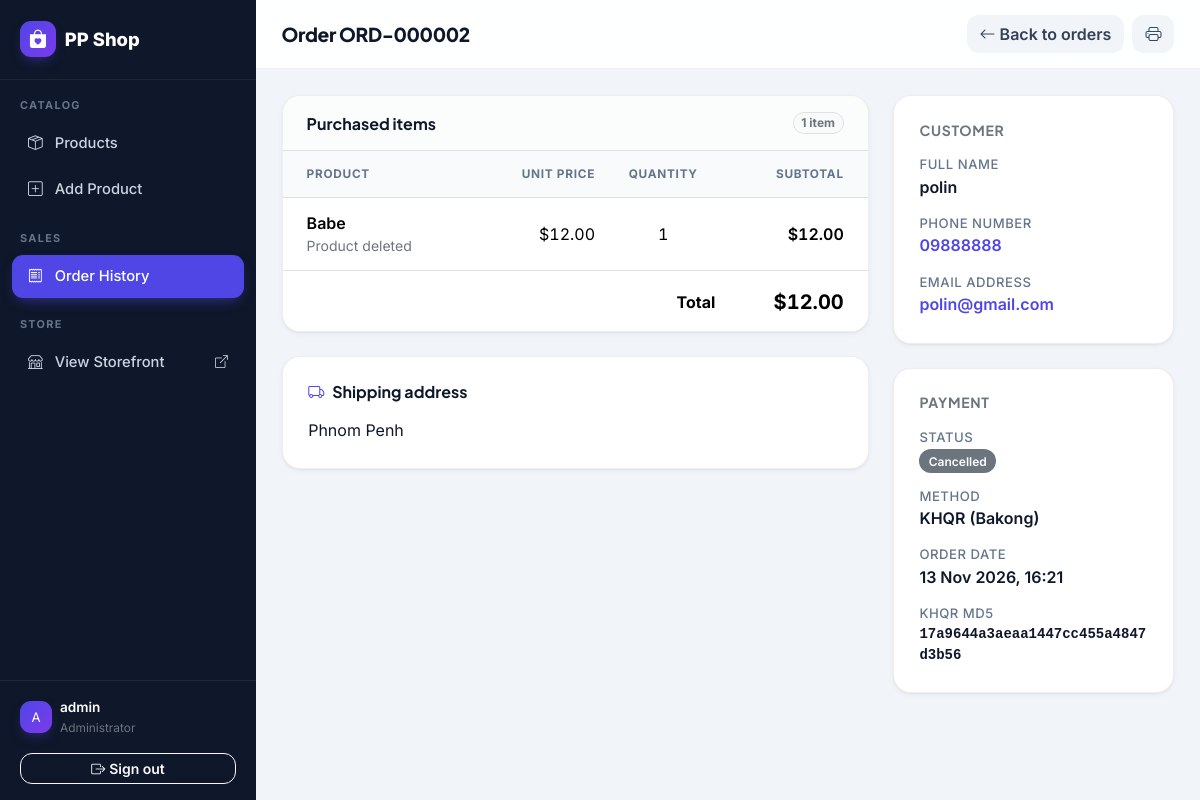
The app's page /admin/orders/2 (signed in) with its own data.
### models/order.py (models this page shows, shortened)
class Order(db.Model):
    __tablename__ = "orders"
    STATUS_PENDING = "PENDING"      # waiting for KHQR payment
    STATUS_PAID = "PAID"            # payment received / confirmed
    STATUS_CANCELLED = "CANCELLED"  # cancelled by customer or admin
    STATUSES = (STATUS_PENDING, STATUS_PAID, STATUS_CANCELLED)
    id = db.Column(db.Integer, primary_key=True)
    public_id = db.Column(db.String(32), unique=True, nullable=False,
                          default=lambda: uuid.uuid4().hex, index=True)
    customer_name = db.Column(db.String(120), nullable=False)
    customer_email = db.Column(db.String(120), nullable=False)
    customer_phone = db.Column(db.String(30), nullable=False)
    shipping_address = db.Column(db.Text, nullable=False)
    total_amount = db.Column(db.Numeric(12, 2), nullable=False)
    currency = db.Column(db.String(3), nullable=False, default="USD")
    status = db.Column(db.String(10), nullable=False, default=STATUS_PENDING, index=True)
    khqr_string = db.Column(db.Text)
    khqr_md5 = db.Column(db.String(32), index=True)
    khqr_expires_at = db.Column(db.DateTime)
    payment_reference = db.Column(db.String(120))  # Bakong hash / note
    created_at = db.Column(db.DateTime, default=_utcnow, index=True)
    paid_at = db.Column(db.DateTime)
    items = db.relationship("OrderItem", back_populates="order",
                            cascade="all, delete-orphan", lazy="selectin")
    @property
    def code(self):
        return f"ORD-{self.id:06d}"
    @property
    def item_count(self):
        return sum(i.quantity for i in self.items)
    @property
    def is_pending(self):
        return self.status == self.STATUS_PENDING
    @property
    def status_badge(self):
        return {
            self.STATUS_PAID: "success",
            self.STATUS_PENDING: "warning",
            self.STATUS_CANCELLED: "secondary",
        }.get(self.status, "secondary")

class OrderItem(db.Model):
    __tablename__ = "order_item"
    id = db.Column(db.Integer, primary_key=True)
    order_id = db.Column(db.Integer, db.ForeignKey("orders.id", ondelete="CASCADE"),
                         nullable=False, index=True)
    product_id = db.Column(db.Integer, db.ForeignKey("product.id", ondelete="SET NULL"),
                           nullable=True)
    product_name = db.Column(db.String(150), nullable=False)
    unit_price = db.Column(db.Numeric(10, 2), nullable=False)
    quantity = db.Column(db.Integer, nullable=False)
    subtotal = db.Column(db.Numeric(12, 2), nullable=False)
    order = db.relationship("Order", back_populates="items")
    product = db.relationship("Product", back_populates="order_items")

### admin/__init__.py (the view)
@admin_bp.route("/orders/<int:order_id>")
@admin_required
def order_detail(order_id):
    order = db.get_or_404(Order, order_id)
    return render_template("admin/order_detail.html", order=order)

### helpers/__init__.py (called while the page is built)
def admin_required(f):
    @functools.wraps(f)
    def decorated(*args, **kwargs):
        if "user_id" not in session:
            flash("Please sign in to access the admin area.", "warning")
            return redirect(url_for("admin.login", next=request.path))
        if session.get("role") != "ADMIN":
            abort(403)
        return f(*args, **kwargs)
    return decorated

def generate_csrf_token():
    token = session.get(CSRF_SESSION_KEY)
    if not token:
        token = secrets.token_urlsafe(32)
        session[CSRF_SESSION_KEY] = token
    return token

def register_csrf(app):
    app.jinja_env.globals["csrf_token"] = generate_csrf_token
    @app.before_request
    def _csrf_protect():
        if request.method in ("POST", "PUT", "PATCH", "DELETE"):
            sent = request.form.get("csrf_token") or request.headers.get("X-CSRF-Token")
            expected = session.get(CSRF_SESSION_KEY)
            if not sent or not expected or not secrets.compare_digest(sent, expected):
                abort(400, description="Your session expired or the form is invalid. Please try again.")

def register_template_filters(app):
    @app.template_filter("money")
    def money(value, currency=None):
        currency = (currency or app.config.get("CURRENCY", "USD")).upper()
        value = Decimal(str(value or 0))
        if currency == "KHR":
            return f"{value:,.0f} ៛"
        return f"${value:,.2f}"
    @app.template_filter("datetime")
    def fmt_datetime(value, fmt="%d %b %Y, %H:%M"):
        if not value:
            return "—"
        if value.tzinfo is None:  # SQLite returns naive UTC datetimes
            value = value.replace(tzinfo=timezone.utc)
        local = timezone(timedelta(hours=app.config.get("DISPLAY_UTC_OFFSET_HOURS", 7)))
        return value.astimezone(local).strftime(fmt)

### helpers/cart.py (called while the page is built)
def _raw():
    return session.get(CART_KEY, {})

def cart_count():
    return sum(_raw().values())

### templates/admin/order_detail.html (shortened to what this page needs)
{% extends "admin/base.html" %}
{% block page_title %}Order {{ order.code }}{% endblock %}
{% block page_actions %}
  <a href="{{ url_for('admin.order_list') }}" class="btn btn-ghost"><i class="bi bi-arrow-left me-1"></i>Back to orders</a>
  <button type="button" class="btn btn-ghost" onclick="window.print()" title="Print order"><i class="bi bi-printer"></i></button>
{% endblock %}
{% block content %}
<div class="row g-4">
  <div class="col-lg-8">
    <div class="surface overflow-hidden">
      <div class="p-3 px-4 border-bottom bg-light bg-opacity-50 d-flex justify-content-between align-items-center">
        <h2 class="h6 fw-bold mb-0">Purchased items</h2>
        <span class="badge rounded-pill text-bg-light border text-secondary">{{ order.item_count }} item{{ '' if order.item_count == 1 else 's' }}</span>
      </div>
      <div class="table-responsive">
        <table class="table admin-table">
          <thead>
            <tr><th class="ps-4">Product</th><th class="text-end">Unit price</th><th class="text-center">Quantity</th><th class="text-end pe-4">Subtotal</th></tr>
          </thead>
          <tbody>
            {% for item in order.items %}
            <tr>
              <td class="ps-4">
                <div class="fw-semibold">{{ item.product_name }}</div>
                <div class="small text-secondary">
                  {% if item.product_id %}<a href="{{ url_for('admin.product_edit', product_id=item.product_id) }}" class="text-decoration-none">Product #{{ item.product_id }}</a>
                  {% else %}Product deleted{% endif %}
                </div>
              </td>
              <td class="text-end tabular-nums">{{ item.unit_price | money(order.currency) }}</td>
              <td class="text-center tabular-nums">{{ item.quantity }}</td>
              <td class="text-end pe-4 fw-semibold tabular-nums">{{ item.subtotal | money(order.currency) }}</td>
            </tr>
            {% endfor %}
          </tbody>
          <tfoot>
            <tr>
              <td colspan="3" class="text-end fw-bold border-0 pt-3">Total</td>
              <td class="text-end pe-4 fw-bold fs-5 border-0 pt-3 tabular-nums">{{ order.total_amount | money(order.currency) }}</td>
            </tr>
          </tfoot>
        </table>
      </div>
    </div>
    <div class="surface surface-pad mt-4">
      <h2 class="h6 fw-bold mb-3"><i class="bi bi-truck me-2 text-brand"></i>Shipping address</h2>
      <p class="mb-0" style="white-space: pre-line">{{ order.shipping_address }}</p>
    </div>
  </div>
  <div class="col-lg-4">
    <div class="surface surface-pad">
      <h2 class="h6 fw-bold text-uppercase text-secondary small mb-3" style="letter-spacing:.05em">Customer</h2>
      <dl class="kv mb-0">
        <dt>Full name</dt><dd>{{ order.customer_name }}</dd>
        <dt>Phone number</dt><dd><a href="tel:{{ order.customer_phone }}" class="text-decoration-none">{{ order.customer_phone }}</a></dd>
        <dt>Email address</dt><dd class="mb-0"><a href="mailto:{{ order.customer_email }}" class="text-decoration-none">{{ order.customer_email }}</a></dd>
      </dl>
    </div>
    <div class="surface surface-pad mt-4">
      <h2 class="h6 fw-bold text-uppercase text-secondary small mb-3" style="letter-spacing:.05em">Payment</h2>
      <dl class="kv mb-0">
        <dt>Status</dt><dd><span class="status-badge text-bg-{{ order.status_badge }}">{{ order.status | title }}</span></dd>
        <dt>Method</dt><dd>KHQR (Bakong)</dd>
        <dt>Order date</dt><dd>{{ order.created_at | datetime }}</dd>
        {% if order.khqr_md5 %}<dt>KHQR MD5</dt><dd class="text-break small font-monospace mb-0">{{ order.khqr_md5 }}</dd>{% endif %}
      </dl>
    </div>
  </div>
</div>
{% endblock %}

### static/css/style.css (style rules this page uses)
:root { --brand: #4f46e5; --brand-600: #4338ca; --brand-700: #3730a3; --brand-50: #eef2ff; --brand-100: #e0e7ff; --accent: #0ea5e9; --ink: #0f172a; --ink-soft: #334155; --muted: #64748b; --line: #e2e8f0; --line-soft: rgba(15, 23, 42, .07); --bg: #f6f7fb; --surface: #ffffff; --card-radius: 18px; --khqr-red: #e1232e; --shadow-xs: 0 1px 2px rgba(15, 23, 42, .04); --shadow-sm: 0 2px 6px -1px rgba(15, 23, 42, .06), 0 1px 2px rgba(15, 23, 42, .04); --shadow-md: 0 14px 32px -12px rgba(15, 23, 42, .16), 0 4px 12px -4px rgba(15, 23, 42, .06); --shadow-lg: 0 24px 48px -16px rgba(15, 23, 42, .22); --ease: cubic-bezier(.22, 1, .36, 1); --bs-primary: var(--brand); --bs-primary-rgb: 79, 70, 229; --bs-link-color: var(--brand); --bs-link-color-rgb: 79, 70, 229; --bs-link-hover-color: var(--brand-600); }
html, body { height: 100%; }
html { scroll-behavior: smooth; }
body { font-family: "Inter", system-ui, -apple-system, "Segoe UI", Roboto, sans-serif; background: var(--bg); color: var(--ink); display: flex; flex-direction: column; line-height: 1.55; -webkit-font-smoothing: antialiased; }
h1, h2, h3, h4, .navbar-brand, .section-title, .price, .stat-value { font-family: "Plus Jakarta Sans", "Inter", system-ui, sans-serif; }
.price, .countdown, .tabular-nums { font-variant-numeric: tabular-nums; }
.btn { border-radius: 12px; font-weight: 600; transition: transform .15s var(--ease), background-color .18s ease, box-shadow .18s ease, border-color .18s ease, color .18s ease; }
.btn-ghost { background: #f1f5f9; color: var(--ink-soft); border: 1px solid transparent; }
.text-brand { color: var(--brand) !important; }
.surface { background: var(--surface); border: 1px solid var(--line-soft); border-radius: var(--card-radius); box-shadow: var(--shadow-sm); }
.surface-pad { padding: 1.6rem; }
.kv dt { color: var(--muted); font-weight: 500; font-size: .82rem; text-transform: uppercase; letter-spacing: .04em; }
.kv dd { font-weight: 600; margin-bottom: .85rem; }
.admin-body { background: #f1f5f9; }
.admin-table { margin: 0; }
.admin-table thead th { background: #f8fafc; font-size: .74rem; text-transform: uppercase; letter-spacing: .06em; color: var(--muted); font-weight: 700; white-space: nowrap; padding-top: .85rem; padding-bottom: .85rem; }
.admin-table td { vertical-align: middle; padding-top: .8rem; padding-bottom: .8rem; }
.admin-table tbody tr { transition: background-color .12s ease; }
.status-badge { font-weight: 600; font-size: .75rem; padding: .38em .78em; border-radius: 999px; }

### records on screen
Order: code "ORD-000002", total_amount "$12.00", shipping_address "Phnom Penh", customer_name "polin", customer_phone "09888888", customer_email "polin@gmail.com", status "Cancelled", created_at "13 Nov 2026, 16:21", khqr_md5 "17a9644a3aeaa1447cc455a4847d3b56"
OrderItem: item_count "1", product_name "Babe", shows "Product deleted", unit_price "$12.00", quantity "1", subtotal "$12.00"

### other values on screen
{{ shop_name }} "PP Shop"
{{ (session.get('username') or '?')[0] | upper }} "A"
{{ session.get('username') }} "admin"
